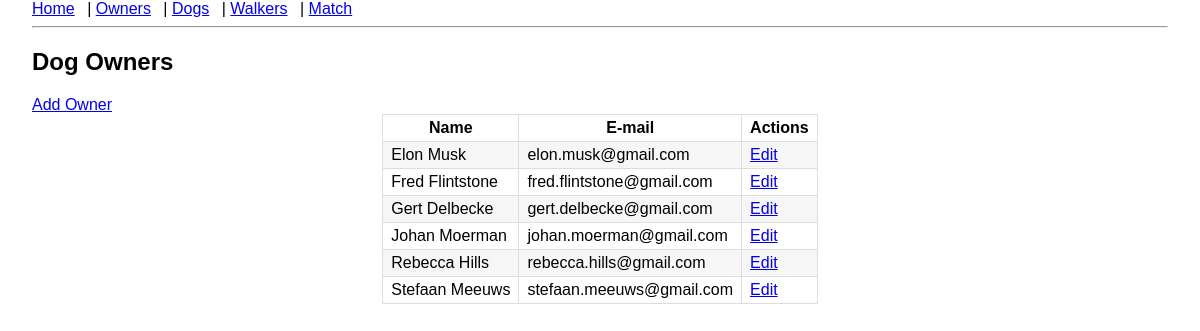
/owners, run on the app's committed database.
### models.py (models this page shows)
class DogOwner(db.Model):
    id = db.Column(db.Integer, primary_key=True)
    name = db.Column(db.String(100), nullable=False)
    email = db.Column(db.String(120))
    dogs = db.relationship("Dog", backref="owner", cascade="all, delete-orphan")

### app.py (the view)
@app.route("/owners")
def owners():
    owners = DogOwner.query.order_by(DogOwner.name.asc()).all()
    return render_template("owners.html", owners=owners)

### templates/owners.html
{% extends "layout.html" %}
{% block content %}
<h2>Dog Owners</h2>
<a href="{{ url_for('add_owner') }}">Add Owner</a>
<table class="table table-striped table-centered">
    <tr>
        <th>Name</th>
        <th>E-mail</th>
        <th>Actions</th>
    </tr>
    {% for o in owners %}
    <tr>
        <td>{{ o.name }}</td>
        <td>{{ o.email }}</td>
        <td>
            <a href="{{ url_for('edit_owner', owner_id=o.id) }}">Edit</a>
        </td>
    </tr>
    {% endfor %}
</table>
{% endblock %}

### static/style.css (style rules this page uses)
body { font-family: Arial, sans-serif; margin: 0 2rem; }
table { border-collapse: collapse; width: 100%; }
th, td { border: 1px solid #ddd; padding: 4px 8px; }
tr:nth-child(even) { background: #f6f6f6; }

### static/css/custom.css (style rules this page uses)
.table-centered { margin: 0 auto; width: auto; }
.table-centered th, .table-centered td { white-space: nowrap; }

### data on the page
DogOwner: name "Elon Musk", email "elon.musk@gmail.com"
DogOwner: name "Fred Flintstone", email "fred.flintstone@gmail.com"
DogOwner: name "Gert Delbecke", email "gert.delbecke@gmail.com"
DogOwner: name "Johan Moerman", email "johan.moerman@gmail.com"
DogOwner: name "Rebecca Hills", email "rebecca.hills@gmail.com"
DogOwner: name "Stefaan Meeuws", email "stefaan.meeuws@gmail.com"
